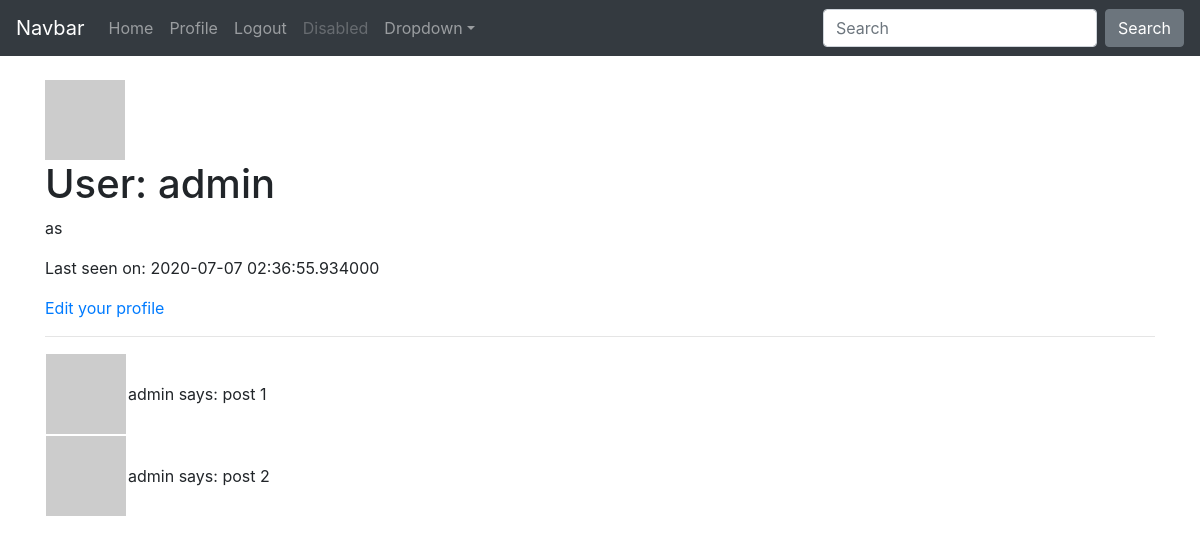
The page /user/admin (signed in) on the database as committed earlier.
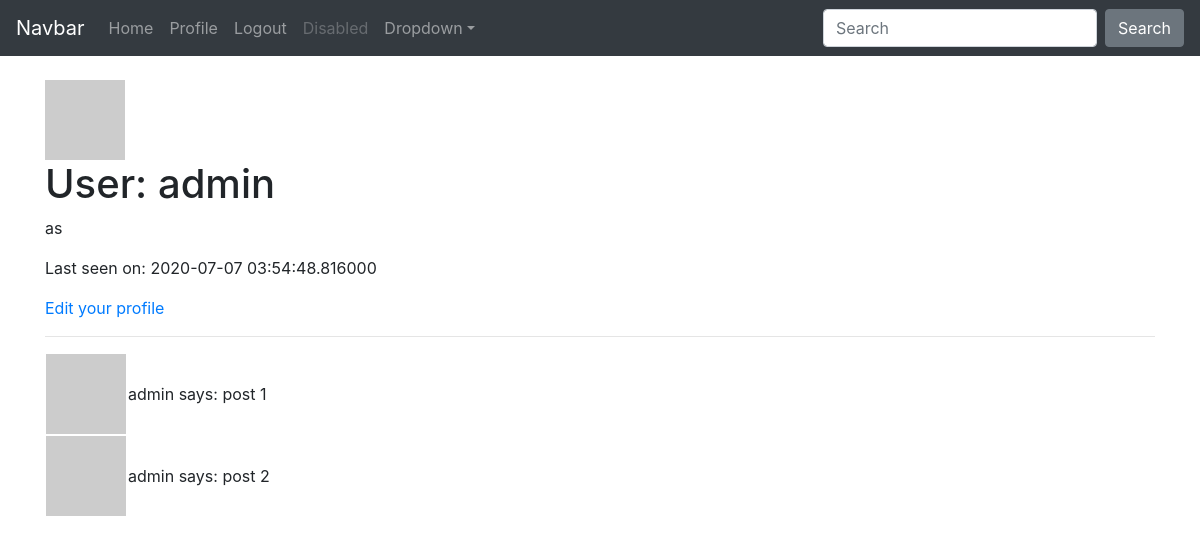
The same page on the database as committed later.
### app/models.py (models this page shows, shortened)
class User(UserMixin, db.Model):
    id = db.Column(db.Integer, primary_key=True)
    username = db.Column(db.String(64), index=True, unique=True)
    email = db.Column(db.String(120), index=True, unique=True)
    password_hash = db.Column(db.String(128))
    posts = db.relationship('Post', backref='author', lazy='dynamic')
    about_me = db.Column(db.String(140))
    last_seen = db.Column(db.DateTime, default=datetime.utcnow)
    def avatar(self, size):
        digest = md5(self.email.lower().encode('utf-8')).hexdigest()
        return 'https://www.gravatar.com/avatar/{}?d=mp&s={}'.format(digest, size)

### app/routes.py (the view)
@app.route('/user/<username>')
@login_required
def user(username):
    user = User.query.filter_by(username=username).first_or_404()
    posts = [
        {'author': user, 'body': 'post 1'},
        {'author': user, 'body': 'post 2'}
    ]
    return render_template('user.html', user=user, posts=posts)

### app/models.py (called while the page is built)
@login.user_loader
def load_user(id):
    return User.query.get(int(id))

### app/routes.py (called while the page is built)
@app.before_request
def before_request():
    if current_user.is_authenticated:
        current_user.last_seen = datetime.utcnow()
        db.session.commit()

### app/templates/user.html
{% extends "base.html" %}
{% block content %}
    <div>
      <img src="{{ user.avatar(128) }}" alt="" srcset="">
        <h1>
           User: {{ user.username }}
        </h1>
        {% if user.about_me %}<p>{{ user.about_me }}</p>{% endif %}
        {% if user.last_seen %}<p>Last seen on: {{ user.last_seen }}</p>{% endif %}
        <p>
          <a href="{{ url_for('edit_profile') }}">Edit your profile</a>
        </p>
        <hr>
        {% for post in posts %}
          {% include '_post.html' %}
        {% endfor %}
    </div>
{% endblock %}

### app/templates/base.html (shortened to what this page needs)
<!doctype html>
<html lang="en">
  <head>
    <link rel="stylesheet" href="https://stackpath.bootstrapcdn.com/bootstrap/4.5.0/css/bootstrap.min.css">
  </head>
  <body>
    <nav class="navbar navbar-expand-md navbar-dark bg-dark fixed-top">
        <a class="navbar-brand" href="#">Navbar</a>
        <div class="collapse navbar-collapse" id="navbarsExampleDefault">
          <ul class="navbar-nav mr-auto">
            <li class="nav-item">
              <a class="nav-link" href="{{ url_for('index') }}">Home <span class="sr-only">(current)</span></a>
            </li>
            {% if current_user.is_anonymous %}
            <li class="nav-item">
              <a class="nav-link" href="{{ url_for('login') }}">Login</a>
            </li>
            <li class="nav-item">
              <a class="nav-link" href="{{ url_for('register') }}">Register</a>
            </li>
            {% else %}
            <li class="nav-item">
              <a class="nav-link" href="{{ url_for('user', username=current_user.username) }}">Profile</a>
            </li>
            <li class="nav-item">
              <a class="nav-link" href="{{ url_for('logout') }}">Logout</a>
            </li>
            {% endif %}
            <li class="nav-item">
              <a class="nav-link disabled" href="#" tabindex="-1" aria-disabled="true">Disabled</a>
            </li>
            <li class="nav-item dropdown">
              <a class="nav-link dropdown-toggle" href="#" id="dropdown01" data-toggle="dropdown" aria-haspopup="true" aria-expanded="false">Dropdown</a>
            </li>
          </ul>
          <form class="form-inline my-2 my-lg-0">
            <input class="form-control mr-sm-2" type="text" placeholder="Search" aria-label="Search">
            <button class="btn btn-secondary my-2 my-sm-0" type="submit">Search</button>
          </form>
        </div>
      </nav>
      <main role="main" class="container">
        {% block content %}
        {% endblock %}
      </main>
  </body>
</html>

### app/templates/_post.html
<table>
<tr>
    <td>
    <img src="{{ user.avatar(36) }}" alt="" srcset="">
    </td>
    <td>
    {{ post.author.username }} says: {{ post.body }}
    </td>
</tr>
</table>

### app/templates/base.html (style rules this page uses)
body { padding-top: 5rem; }

Rows that differ between the two databases and show on the page:
changed User "admin": last_seen "2020-07-07 02:36:55.934000" → "2020-07-07 03:54:48.816000"
